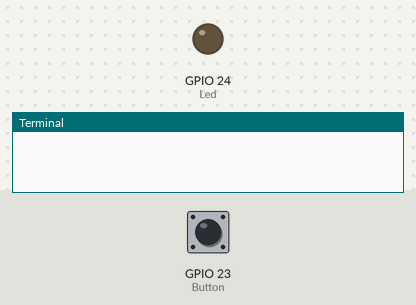
Bench run of a program on a simulated Raspberry Pi (BCM pin numbers). Shown: output pins drawn as LEDs (lit = HIGH), the last lines printed to the terminal. Dashed ring = blinking. Inputs (shaded band) come from the test bench; at power-on: GPIO 23 (Button) LOW.

Above: at 5.0 s.
5.1 s: GPIO 23 (Button) pulled HIGH for 3.2 s
At 7.9 s:
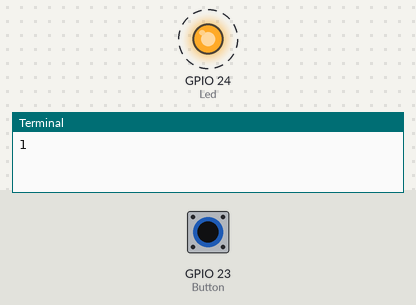
Timing chart, 0 to 9.6 s (numbered marks = the images above; inputs shaded):
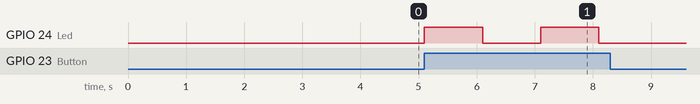

Measured:
- after the input at 5.1 s, GPIO 24 (Led): alternates HIGH for 1.0 s and LOW for 1.0 s, 4 changes in all, then stays LOW, starting at once

The program:

pushbuttonLED.py
```python
# Libraries
import RPi.GPIO as GPIO
from time import sleep

# Set warnings off
GPIO.setwarnings(False)
GPIO.setmode(GPIO.BCM)

# Set pins for button and LED
Button = 23
Led = 24

# Set start state
GPIO.setup(Button, GPIO.IN)
GPIO.setup(Led, GPIO.OUT)

# control the lights
i = 0
while i < 10:
    if GPIO.input(Button) == GPIO.HIGH:
        GPIO.output(Led, GPIO.HIGH)
        sleep(1)
        GPIO.output(Led, GPIO.LOW)
        sleep(1)
        i: int = i + 1
        print(i)
    else:
        GPIO.output(Led, GPIO.LOW)
```
